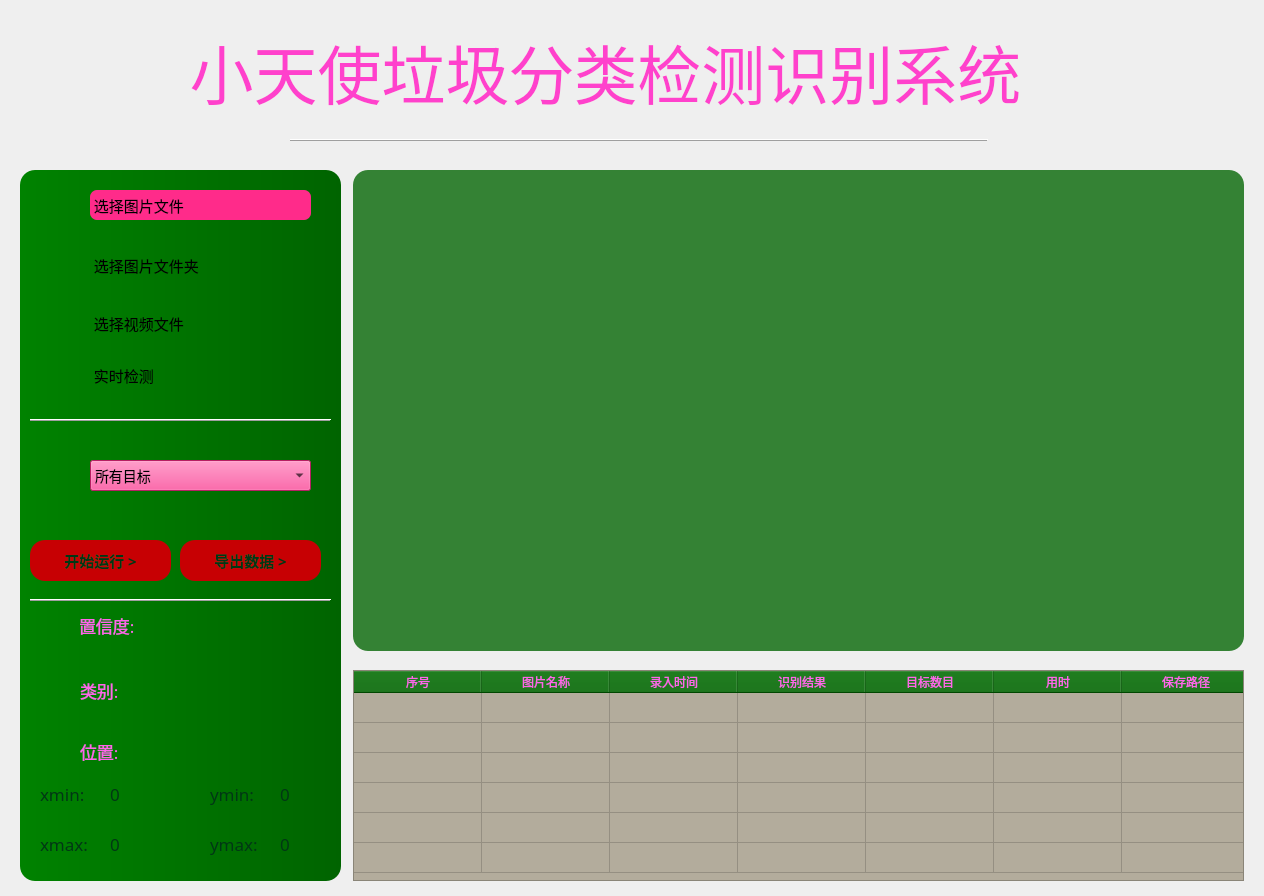
<?xml version="1.0" encoding="UTF-8"?>
<ui version="4.0">
 <class>MainWindow</class>
 <widget class="QMainWindow" name="MainWindow">
  <property name="windowModality">
   <enum>Qt::NonModal</enum>
  </property>
  <property name="enabled">
   <bool>true</bool>
  </property>
  <property name="geometry">
   <rect>
    <x>0</x>
    <y>0</y>
    <width>1264</width>
    <height>896</height>
   </rect>
  </property>
  <property name="minimumSize">
   <size>
    <width>1264</width>
    <height>896</height>
   </size>
  </property>
  <property name="maximumSize">
   <size>
    <width>1264</width>
    <height>896</height>
   </size>
  </property>
  <property name="font">
   <font>
    <family>仿宋</family>
   </font>
  </property>
  <property name="contextMenuPolicy">
   <enum>Qt::DefaultContextMenu</enum>
  </property>
  <property name="windowTitle">
   <string>基于深度学习的垃圾分类检测系统（yolov8 + 模型结构修改）</string>
  </property>
  <property name="windowIcon">
   <iconset>
    <normaloff>../yolov8/code_yolov8/icon/app.png</normaloff>../yolov8/code_yolov8/icon/app.png</iconset>
  </property>
  <property name="autoFillBackground">
   <bool>false</bool>
  </property>
  <property name="styleSheet">
   <string notr="true">#centralwidget {background-image: url(&quot;D:/lg/BaiduSyncdisk/project/person_code/project_self/8_garbage_detect/code_yolov5/icon/background.jpg&quot;);}

</string>
  </property>
  <property name="locale">
   <locale language="Chinese" country="China"/>
  </property>
  <property name="setWindowFlags" stdset="0">
   <string>QtCore.Qt.FramelessWindowHint</string>
  </property>
  <property name="setAttribute" stdset="0">
   <string>QtCore.Qt.WA_TranslucentBackground</string>
  </property>
  <widget class="QWidget" name="centralwidget">
   <property name="font">
    <font>
     <family>黑体</family>
    </font>
   </property>
   <widget class="QLabel" name="label">
    <property name="enabled">
     <bool>true</bool>
    </property>
    <property name="geometry">
     <rect>
      <x>70</x>
      <y>30</y>
      <width>1071</width>
      <height>81</height>
     </rect>
    </property>
    <property name="minimumSize">
     <size>
      <width>0</width>
      <height>0</height>
     </size>
    </property>
    <property name="maximumSize">
     <size>
      <width>10000</width>
      <height>10000</height>
     </size>
    </property>
    <property name="font">
     <font>
      <family>华文琥珀</family>
      <pointsize>48</pointsize>
      <weight>50</weight>
      <italic>false</italic>
      <bold>false</bold>
     </font>
    </property>
    <property name="autoFillBackground">
     <bool>false</bool>
    </property>
    <property name="styleSheet">
     <string notr="true">color: rgb(255, 65, 204);</string>
    </property>
    <property name="locale">
     <locale language="English" country="UnitedStates"/>
    </property>
    <property name="text">
     <string>小天使垃圾分类检测识别系统</string>
    </property>
    <property name="alignment">
     <set>Qt::AlignCenter</set>
    </property>
   </widget>
   <widget class="QFrame" name="frame">
    <property name="geometry">
     <rect>
      <x>290</x>
      <y>130</y>
      <width>698</width>
      <height>20</height>
     </rect>
    </property>
    <property name="font">
     <font>
      <pointsize>9</pointsize>
     </font>
    </property>
    <property name="acceptDrops">
     <bool>true</bool>
    </property>
    <property name="toolTipDuration">
     <number>-2</number>
    </property>
    <property name="frameShape">
     <enum>QFrame::HLine</enum>
    </property>
    <property name="frameShadow">
     <enum>QFrame::Raised</enum>
    </property>
    <property name="lineWidth">
     <number>1</number>
    </property>
   </widget>
   <widget class="QLabel" name="label_img">
    <property name="geometry">
     <rect>
      <x>353</x>
      <y>170</y>
      <width>891</width>
      <height>481</height>
     </rect>
    </property>
    <property name="styleSheet">
     <string notr="true">background-color: rgba(0,100,0, 200);
border-radius: 15px;
</string>
    </property>
    <property name="text">
     <string/>
    </property>
    <property name="pixmap">
     <pixmap>../yolov8/code_yolov8/icon/zhutu2.png</pixmap>
    </property>
    <property name="alignment">
     <set>Qt::AlignCenter</set>
    </property>
    <property name="wordWrap">
     <bool>false</bool>
    </property>
    <property name="margin">
     <number>0</number>
    </property>
    <property name="indent">
     <number>-1</number>
    </property>
    <property name="openExternalLinks">
     <bool>false</bool>
    </property>
   </widget>
   <widget class="QLabel" name="label_17">
    <property name="geometry">
     <rect>
      <x>40</x>
      <y>730</y>
      <width>30</width>
      <height>30</height>
     </rect>
    </property>
    <property name="text">
     <string/>
    </property>
    <property name="pixmap">
     <pixmap>../yolov8/code_yolov8/icon/weizhi.png</pixmap>
    </property>
    <property name="alignment">
     <set>Qt::AlignCenter</set>
    </property>
   </widget>
   <widget class="QLabel" name="label_9">
    <property name="geometry">
     <rect>
      <x>80</x>
      <y>736</y>
      <width>111</width>
      <height>31</height>
     </rect>
    </property>
    <property name="font">
     <font>
      <family>黑体</family>
      <pointsize>13</pointsize>
     </font>
    </property>
    <property name="styleSheet">
     <string notr="true">color: rgb(255, 101, 234);</string>
    </property>
    <property name="text">
     <string>位置:</string>
    </property>
   </widget>
   <widget class="QLabel" name="label_xmin">
    <property name="geometry">
     <rect>
      <x>40</x>
      <y>780</y>
      <width>71</width>
      <height>27</height>
     </rect>
    </property>
    <property name="font">
     <font>
      <family>黑体</family>
      <pointsize>13</pointsize>
     </font>
    </property>
    <property name="styleSheet">
     <string notr="true">color: rgb(1,55,20);</string>
    </property>
    <property name="text">
     <string>xmin: </string>
    </property>
   </widget>
   <widget class="QLabel" name="label_19">
    <property name="geometry">
     <rect>
      <x>210</x>
      <y>780</y>
      <width>71</width>
      <height>27</height>
     </rect>
    </property>
    <property name="font">
     <font>
      <family>黑体</family>
      <pointsize>13</pointsize>
     </font>
    </property>
    <property name="styleSheet">
     <string notr="true">color: rgb(1,55,20);</string>
    </property>
    <property name="text">
     <string>ymin:</string>
    </property>
   </widget>
   <widget class="QLabel" name="label_20">
    <property name="geometry">
     <rect>
      <x>40</x>
      <y>830</y>
      <width>71</width>
      <height>27</height>
     </rect>
    </property>
    <property name="font">
     <font>
      <family>黑体</family>
      <pointsize>13</pointsize>
     </font>
    </property>
    <property name="styleSheet">
     <string notr="true">color: rgb(1,55,20);</string>
    </property>
    <property name="text">
     <string>xmax:</string>
    </property>
   </widget>
   <widget class="QLabel" name="label_21">
    <property name="geometry">
     <rect>
      <x>210</x>
      <y>830</y>
      <width>71</width>
      <height>27</height>
     </rect>
    </property>
    <property name="font">
     <font>
      <family>黑体</family>
      <pointsize>13</pointsize>
     </font>
    </property>
    <property name="styleSheet">
     <string notr="true">color: rgb(1,55,20);</string>
    </property>
    <property name="text">
     <string>ymax:</string>
    </property>
   </widget>
   <widget class="QLabel" name="label_23">
    <property name="geometry">
     <rect>
      <x>250</x>
      <y>197</y>
      <width>50</width>
      <height>27</height>
     </rect>
    </property>
    <property name="text">
     <string/>
    </property>
    <property name="pixmap">
     <pixmap>../yolov8/code_yolov8/icon2/mubiaojiance.png</pixmap>
    </property>
    <property name="alignment">
     <set>Qt::AlignCenter</set>
    </property>
   </widget>
   <widget class="QLabel" name="label_24">
    <property name="geometry">
     <rect>
      <x>260</x>
      <y>240</y>
      <width>30</width>
      <height>30</height>
     </rect>
    </property>
    <property name="text">
     <string/>
    </property>
    <property name="pixmap">
     <pixmap>../yolov8/code_yolov8/icon2/mubiaogenzong.png</pixmap>
    </property>
    <property name="alignment">
     <set>Qt::AlignCenter</set>
    </property>
   </widget>
   <widget class="QFrame" name="frame_3">
    <property name="geometry">
     <rect>
      <x>30</x>
      <y>410</y>
      <width>301</width>
      <height>20</height>
     </rect>
    </property>
    <property name="font">
     <font>
      <pointsize>9</pointsize>
     </font>
    </property>
    <property name="frameShape">
     <enum>QFrame::HLine</enum>
    </property>
    <property name="frameShadow">
     <enum>QFrame::Raised</enum>
    </property>
    <property name="lineWidth">
     <number>1</number>
    </property>
   </widget>
   <widget class="QFrame" name="frame_6">
    <property name="geometry">
     <rect>
      <x>30</x>
      <y>590</y>
      <width>301</width>
      <height>20</height>
     </rect>
    </property>
    <property name="font">
     <font>
      <pointsize>2</pointsize>
     </font>
    </property>
    <property name="frameShape">
     <enum>QFrame::HLine</enum>
    </property>
    <property name="frameShadow">
     <enum>QFrame::Raised</enum>
    </property>
    <property name="lineWidth">
     <number>1</number>
    </property>
    <property name="midLineWidth">
     <number>0</number>
    </property>
   </widget>
   <widget class="QLabel" name="label_25">
    <property name="geometry">
     <rect>
      <x>40</x>
      <y>460</y>
      <width>30</width>
      <height>30</height>
     </rect>
    </property>
    <property name="text">
     <string/>
    </property>
    <property name="pixmap">
     <pixmap>../yolov8/code_yolov8/icon/suoyoumubiao.png</pixmap>
    </property>
    <property name="alignment">
     <set>Qt::AlignCenter</set>
    </property>
   </widget>
   <widget class="QComboBox" name="comboBox">
    <property name="geometry">
     <rect>
      <x>90</x>
      <y>460</y>
      <width>221</width>
      <height>31</height>
     </rect>
    </property>
    <property name="styleSheet">
     <string notr="true">QComboBox {
    background-color: rgb(255, 43, 138);
    color: rgb(151,rgb(255, 43, 138) 155, 158);
    font-size: 14px; /* 设置字体大小为12像素 */
}
</string>
    </property>
    <item>
     <property name="text">
      <string>所有目标</string>
     </property>
    </item>
   </widget>
   <widget class="QPushButton" name="pushButton_start">
    <property name="geometry">
     <rect>
      <x>30</x>
      <y>540</y>
      <width>141</width>
      <height>41</height>
     </rect>
    </property>
    <property name="font">
     <font>
      <family>黑体</family>
      <pointsize>11</pointsize>
      <weight>75</weight>
      <bold>true</bold>
     </font>
    </property>
    <property name="styleSheet">
     <string notr="true">background-color: rgb(199, 0, 3);

border-radius: 15px;

color: rgb(1,55,20);</string>
    </property>
    <property name="text">
     <string>开始运行 &gt;</string>
    </property>
   </widget>
   <widget class="QLabel" name="label_xmin_v">
    <property name="geometry">
     <rect>
      <x>110</x>
      <y>780</y>
      <width>51</width>
      <height>27</height>
     </rect>
    </property>
    <property name="font">
     <font>
      <family>黑体</family>
      <pointsize>13</pointsize>
     </font>
    </property>
    <property name="styleSheet">
     <string notr="true">color: rgb(1,55,20);</string>
    </property>
    <property name="text">
     <string>0</string>
    </property>
   </widget>
   <widget class="QLabel" name="label_xmax_v">
    <property name="geometry">
     <rect>
      <x>110</x>
      <y>830</y>
      <width>51</width>
      <height>27</height>
     </rect>
    </property>
    <property name="font">
     <font>
      <family>黑体</family>
      <pointsize>13</pointsize>
     </font>
    </property>
    <property name="styleSheet">
     <string notr="true">color: rgb(1,55,20);</string>
    </property>
    <property name="text">
     <string>0</string>
    </property>
   </widget>
   <widget class="QLabel" name="label_ymin_v">
    <property name="geometry">
     <rect>
      <x>280</x>
      <y>780</y>
      <width>51</width>
      <height>27</height>
     </rect>
    </property>
    <property name="font">
     <font>
      <family>黑体</family>
      <pointsize>13</pointsize>
     </font>
    </property>
    <property name="styleSheet">
     <string notr="true">color: rgb(1,55,20);</string>
    </property>
    <property name="text">
     <string>0</string>
    </property>
   </widget>
   <widget class="QLabel" name="label_ymax_v">
    <property name="geometry">
     <rect>
      <x>280</x>
      <y>830</y>
      <width>51</width>
      <height>27</height>
     </rect>
    </property>
    <property name="font">
     <font>
      <family>黑体</family>
      <pointsize>13</pointsize>
     </font>
    </property>
    <property name="styleSheet">
     <string notr="true">color: rgb(1,55,20);</string>
    </property>
    <property name="text">
     <string>0</string>
    </property>
   </widget>
   <widget class="QLabel" name="label_score">
    <property name="geometry">
     <rect>
      <x>190</x>
      <y>610</y>
      <width>131</width>
      <height>31</height>
     </rect>
    </property>
    <property name="font">
     <font>
      <family>黑体</family>
      <pointsize>13</pointsize>
     </font>
    </property>
    <property name="styleSheet">
     <string notr="true">color: rgb(1,55,20);</string>
    </property>
    <property name="locale">
     <locale language="English" country="UnitedStates"/>
    </property>
    <property name="text">
     <string/>
    </property>
   </widget>
   <widget class="QLabel" name="label_classes">
    <property name="geometry">
     <rect>
      <x>800</x>
      <y>690</y>
      <width>41</width>
      <height>31</height>
     </rect>
    </property>
    <property name="font">
     <font>
      <family>黑体</family>
      <pointsize>13</pointsize>
     </font>
    </property>
    <property name="styleSheet">
     <string notr="true">color: rgb(255, 255, 255);</string>
    </property>
    <property name="text">
     <string/>
    </property>
   </widget>
   <widget class="QLabel" name="label_img_path">
    <property name="geometry">
     <rect>
      <x>90</x>
      <y>190</y>
      <width>221</width>
      <height>30</height>
     </rect>
    </property>
    <property name="font">
     <font>
      <family>黑体</family>
      <pointsize>11</pointsize>
      <weight>50</weight>
      <bold>false</bold>
     </font>
    </property>
    <property name="toolTipDuration">
     <number>-1</number>
    </property>
    <property name="styleSheet">
     <string notr="true">    background-color: rgb(255, 43, 138);
    color: rgb(151,rgb(255, 43, 138) 155, 158);
border-radius: 7px;
</string>
    </property>
    <property name="text">
     <string> 选择图片文件</string>
    </property>
    <property name="textFormat">
     <enum>Qt::AutoText</enum>
    </property>
   </widget>
   <widget class="QPushButton" name="pushButton_img">
    <property name="geometry">
     <rect>
      <x>30</x>
      <y>180</y>
      <width>45</width>
      <height>45</height>
     </rect>
    </property>
    <property name="styleSheet">
     <string notr="true">QPushButton {
    background-color: transparent;
    border-radius: 10px; /* 设置圆角半径为10像素 */
}

QPushButton:hover {
    background-color: rgb(98, 105, 111);
}</string>
    </property>
    <property name="text">
     <string/>
    </property>
    <property name="icon">
     <iconset>
      <normaloff>../yolov8/code_yolov8/icon/dirs.png</normaloff>../yolov8/code_yolov8/icon/dirs.png</iconset>
    </property>
    <property name="iconSize">
     <size>
      <width>40</width>
      <height>27</height>
     </size>
    </property>
   </widget>
   <widget class="QPushButton" name="pushButton_dir">
    <property name="geometry">
     <rect>
      <x>30</x>
      <y>242</y>
      <width>45</width>
      <height>45</height>
     </rect>
    </property>
    <property name="styleSheet">
     <string notr="true">QPushButton {
    background-color: transparent;
    border-radius: 10px; /* 设置圆角半径为10像素 */
}

QPushButton:hover {
    background-color: rgb(98, 105, 111);
}</string>
    </property>
    <property name="text">
     <string/>
    </property>
    <property name="icon">
     <iconset>
      <normaloff>../yolov8/code_yolov8/icon/dir.png</normaloff>../yolov8/code_yolov8/icon/dir.png</iconset>
    </property>
    <property name="iconSize">
     <size>
      <width>40</width>
      <height>27</height>
     </size>
    </property>
   </widget>
   <widget class="QLabel" name="label_dir_path">
    <property name="geometry">
     <rect>
      <x>90</x>
      <y>250</y>
      <width>221</width>
      <height>30</height>
     </rect>
    </property>
    <property name="font">
     <font>
      <family>黑体</family>
      <pointsize>11</pointsize>
      <weight>50</weight>
      <bold>false</bold>
     </font>
    </property>
    <property name="toolTipDuration">
     <number>-1</number>
    </property>
    <property name="styleSheet">
     <string notr="true">    background-color: rgb(255, 43, 138);
    color: rgb(151,rgb(255, 43, 138) 155, 158);
border-radius: 7px;


QLabel {
    padding-left: 10px; /* 设置左边距为10像素 */
}</string>
    </property>
    <property name="text">
     <string> 选择图片文件夹</string>
    </property>
    <property name="textFormat">
     <enum>Qt::AutoText</enum>
    </property>
   </widget>
   <widget class="QPushButton" name="pushButton_video">
    <property name="geometry">
     <rect>
      <x>30</x>
      <y>300</y>
      <width>45</width>
      <height>45</height>
     </rect>
    </property>
    <property name="styleSheet">
     <string notr="true">QPushButton {
    background-color: transparent;
    border-radius: 10px; /* 设置圆角半径为10像素 */
}

QPushButton:hover {
    background-color: rgb(98, 105, 111);
}</string>
    </property>
    <property name="text">
     <string/>
    </property>
    <property name="icon">
     <iconset>
      <normaloff>../yolov8/code_yolov8/icon/shipinwenjian.png</normaloff>../yolov8/code_yolov8/icon/shipinwenjian.png</iconset>
    </property>
    <property name="iconSize">
     <size>
      <width>40</width>
      <height>27</height>
     </size>
    </property>
   </widget>
   <widget class="QLabel" name="label_video_path">
    <property name="geometry">
     <rect>
      <x>90</x>
      <y>308</y>
      <width>221</width>
      <height>30</height>
     </rect>
    </property>
    <property name="font">
     <font>
      <family>黑体</family>
      <pointsize>11</pointsize>
      <weight>50</weight>
      <bold>false</bold>
     </font>
    </property>
    <property name="toolTipDuration">
     <number>-1</number>
    </property>
    <property name="styleSheet">
     <string notr="true">    background-color: rgb(255, 43, 138);
    color: rgb(151,rgb(255, 43, 138) 155, 158);

border-radius: 7px;


QLabel {
    padding-left: 10px; /* 设置左边距为10像素 */
}</string>
    </property>
    <property name="text">
     <string> 选择视频文件</string>
    </property>
    <property name="textFormat">
     <enum>Qt::AutoText</enum>
    </property>
   </widget>
   <widget class="QPushButton" name="pushButton_export">
    <property name="geometry">
     <rect>
      <x>180</x>
      <y>540</y>
      <width>141</width>
      <height>41</height>
     </rect>
    </property>
    <property name="font">
     <font>
      <family>黑体</family>
      <pointsize>11</pointsize>
      <weight>75</weight>
      <bold>true</bold>
     </font>
    </property>
    <property name="styleSheet">
     <string notr="true">background-color: rgb(199, 0, 3);

border-radius: 15px;

color: rgb(1,55,20);</string>
    </property>
    <property name="text">
     <string>导出数据 &gt;</string>
    </property>
   </widget>
   <widget class="QLabel" name="label_15">
    <property name="geometry">
     <rect>
      <x>40</x>
      <y>675</y>
      <width>30</width>
      <height>30</height>
     </rect>
    </property>
    <property name="text">
     <string/>
    </property>
    <property name="pixmap">
     <pixmap>../yolov8/code_yolov8/icon/leibie.png</pixmap>
    </property>
    <property name="alignment">
     <set>Qt::AlignCenter</set>
    </property>
   </widget>
   <widget class="QLabel" name="label_7">
    <property name="geometry">
     <rect>
      <x>80</x>
      <y>675</y>
      <width>61</width>
      <height>31</height>
     </rect>
    </property>
    <property name="font">
     <font>
      <family>黑体</family>
      <pointsize>13</pointsize>
     </font>
    </property>
    <property name="styleSheet">
     <string notr="true">color: rgb(255, 101, 234);</string>
    </property>
    <property name="locale">
     <locale language="English" country="UnitedStates"/>
    </property>
    <property name="text">
     <string>类别:</string>
    </property>
   </widget>
   <widget class="QLabel" name="label_6">
    <property name="geometry">
     <rect>
      <x>79</x>
      <y>605</y>
      <width>91</width>
      <height>41</height>
     </rect>
    </property>
    <property name="font">
     <font>
      <family>黑体</family>
      <pointsize>13</pointsize>
     </font>
    </property>
    <property name="styleSheet">
     <string notr="true">color: rgb(255, 101, 234);</string>
    </property>
    <property name="locale">
     <locale language="English" country="UnitedStates"/>
    </property>
    <property name="text">
     <string>置信度:</string>
    </property>
   </widget>
   <widget class="QLabel" name="label_14">
    <property name="geometry">
     <rect>
      <x>40</x>
      <y>610</y>
      <width>29</width>
      <height>34</height>
     </rect>
    </property>
    <property name="text">
     <string/>
    </property>
    <property name="pixmap">
     <pixmap>../yolov8/code_yolov8/icon/zhixindu.png</pixmap>
    </property>
    <property name="alignment">
     <set>Qt::AlignCenter</set>
    </property>
   </widget>
   <widget class="QTableWidget" name="tableWidget_info">
    <property name="geometry">
     <rect>
      <x>353</x>
      <y>670</y>
      <width>891</width>
      <height>211</height>
     </rect>
    </property>
    <property name="font">
     <font>
      <family>黑体</family>
     </font>
    </property>
    <property name="styleSheet">
     <string notr="true">QHeaderView::section {
    background-color: rgb(0,100,0);
    color: rgb(255, 101, 234);
}

QTableWidget {
    background-color: rgb(179,172,156);
}


QTableView::item:hover{
	background-color:rgb(188,155,116);
}

QTableView::item:selected:!active{
	background-color:#f0f0f2;
}





</string>
    </property>
    <property name="lineWidth">
     <number>0</number>
    </property>
    <property name="verticalScrollBarPolicy">
     <enum>Qt::ScrollBarAlwaysOff</enum>
    </property>
    <property name="horizontalScrollBarPolicy">
     <enum>Qt::ScrollBarAlwaysOff</enum>
    </property>
    <property name="autoScroll">
     <bool>false</bool>
    </property>
    <property name="editTriggers">
     <set>QAbstractItemView::NoEditTriggers</set>
    </property>
    <property name="verticalScrollMode">
     <enum>QAbstractItemView::ScrollPerPixel</enum>
    </property>
    <property name="horizontalScrollMode">
     <enum>QAbstractItemView::ScrollPerPixel</enum>
    </property>
    <property name="showGrid">
     <bool>true</bool>
    </property>
    <property name="gridStyle">
     <enum>Qt::CustomDashLine</enum>
    </property>
    <property name="sortingEnabled">
     <bool>false</bool>
    </property>
    <property name="wordWrap">
     <bool>true</bool>
    </property>
    <property name="cornerButtonEnabled">
     <bool>true</bool>
    </property>
    <property name="rowCount">
     <number>6</number>
    </property>
    <property name="columnCount">
     <number>7</number>
    </property>
    <property name="sectionResizeMode" stdset="0">
     <string>QHeaderView::ResizeToContents</string>
    </property>
    <attribute name="horizontalHeaderVisible">
     <bool>true</bool>
    </attribute>
    <attribute name="horizontalHeaderCascadingSectionResizes">
     <bool>false</bool>
    </attribute>
    <attribute name="horizontalHeaderMinimumSectionSize">
     <number>30</number>
    </attribute>
    <attribute name="horizontalHeaderDefaultSectionSize">
     <number>128</number>
    </attribute>
    <attribute name="horizontalHeaderShowSortIndicator" stdset="0">
     <bool>false</bool>
    </attribute>
    <attribute name="verticalHeaderVisible">
     <bool>false</bool>
    </attribute>
    <attribute name="verticalHeaderCascadingSectionResizes">
     <bool>false</bool>
    </attribute>
    <row/>
    <row/>
    <row/>
    <row/>
    <row/>
    <row/>
    <column>
     <property name="text">
      <string>序号</string>
     </property>
    </column>
    <column>
     <property name="text">
      <string>图片名称</string>
     </property>
    </column>
    <column>
     <property name="text">
      <string>录入时间</string>
     </property>
    </column>
    <column>
     <property name="text">
      <string>识别结果</string>
     </property>
    </column>
    <column>
     <property name="text">
      <string>目标数目</string>
     </property>
    </column>
    <column>
     <property name="text">
      <string>用时</string>
     </property>
    </column>
    <column>
     <property name="text">
      <string>保存路径</string>
     </property>
    </column>
   </widget>
   <widget class="QLabel" name="label_class">
    <property name="geometry">
     <rect>
      <x>170</x>
      <y>670</y>
      <width>151</width>
      <height>31</height>
     </rect>
    </property>
    <property name="font">
     <font>
      <family>黑体</family>
      <pointsize>13</pointsize>
     </font>
    </property>
    <property name="styleSheet">
     <string notr="true">color: rgb(1,55,20);</string>
    </property>
    <property name="locale">
     <locale language="English" country="UnitedStates"/>
    </property>
    <property name="text">
     <string/>
    </property>
   </widget>
   <widget class="QLabel" name="label_control">
    <property name="geometry">
     <rect>
      <x>20</x>
      <y>170</y>
      <width>321</width>
      <height>711</height>
     </rect>
    </property>
    <property name="styleSheet">
     <string notr="true">background: qlineargradient(spread:pad, x1:0, y1:0, x2:1, y2:0, stop:0 rgba(0, 130, 0, 255), stop:1 rgba(0, 100, 0, 255));
border-radius: 15px;</string>
    </property>
    <property name="text">
     <string/>
    </property>
   </widget>
   <widget class="QLabel" name="label_video_path_2">
    <property name="geometry">
     <rect>
      <x>90</x>
      <y>360</y>
      <width>221</width>
      <height>30</height>
     </rect>
    </property>
    <property name="font">
     <font>
      <family>黑体</family>
      <pointsize>11</pointsize>
      <weight>50</weight>
      <bold>false</bold>
     </font>
    </property>
    <property name="toolTipDuration">
     <number>-1</number>
    </property>
    <property name="styleSheet">
     <string notr="true">
border-radius: 7px;

    background-color: rgb(255, 43, 138);
    color: rgb(151,rgb(255, 43, 138) 155, 158);

QLabel {
    padding-left: 10px; /* 设置左边距为10像素 */
}</string>
    </property>
    <property name="text">
     <string> 实时检测</string>
    </property>
    <property name="textFormat">
     <enum>Qt::AutoText</enum>
    </property>
   </widget>
   <widget class="QPushButton" name="pushButton_video_2">
    <property name="geometry">
     <rect>
      <x>40</x>
      <y>350</y>
      <width>45</width>
      <height>45</height>
     </rect>
    </property>
    <property name="styleSheet">
     <string notr="true">QPushButton {
    background-color: transparent;
    border-radius: 10px; /* 设置圆角半径为10像素 */
}

QPushButton:hover {
    background-color: rgb(98, 105, 111);
}</string>
    </property>
    <property name="text">
     <string/>
    </property>
    <property name="icon">
     <iconset>
      <normaloff>../yolov8/code_yolov8/icon/shipinwenjian.png</normaloff>../yolov8/code_yolov8/icon/shipinwenjian.png</iconset>
    </property>
    <property name="iconSize">
     <size>
      <width>40</width>
      <height>27</height>
     </size>
    </property>
   </widget>
   <zorder>label_control</zorder>
   <zorder>label</zorder>
   <zorder>frame</zorder>
   <zorder>label_img</zorder>
   <zorder>label_17</zorder>
   <zorder>label_9</zorder>
   <zorder>label_xmin</zorder>
   <zorder>label_19</zorder>
   <zorder>label_20</zorder>
   <zorder>label_21</zorder>
   <zorder>label_23</zorder>
   <zorder>label_24</zorder>
   <zorder>frame_3</zorder>
   <zorder>frame_6</zorder>
   <zorder>label_25</zorder>
   <zorder>comboBox</zorder>
   <zorder>pushButton_start</zorder>
   <zorder>label_xmin_v</zorder>
   <zorder>label_xmax_v</zorder>
   <zorder>label_ymin_v</zorder>
   <zorder>label_ymax_v</zorder>
   <zorder>label_score</zorder>
   <zorder>label_classes</zorder>
   <zorder>label_img_path</zorder>
   <zorder>pushButton_img</zorder>
   <zorder>pushButton_dir</zorder>
   <zorder>label_dir_path</zorder>
   <zorder>pushButton_video</zorder>
   <zorder>label_video_path</zorder>
   <zorder>pushButton_export</zorder>
   <zorder>label_15</zorder>
   <zorder>label_7</zorder>
   <zorder>label_6</zorder>
   <zorder>label_14</zorder>
   <zorder>tableWidget_info</zorder>
   <zorder>label_class</zorder>
   <zorder>label_video_path_2</zorder>
   <zorder>pushButton_video_2</zorder>
  </widget>
 </widget>
 <resources/>
 <connections/>
</ui>
